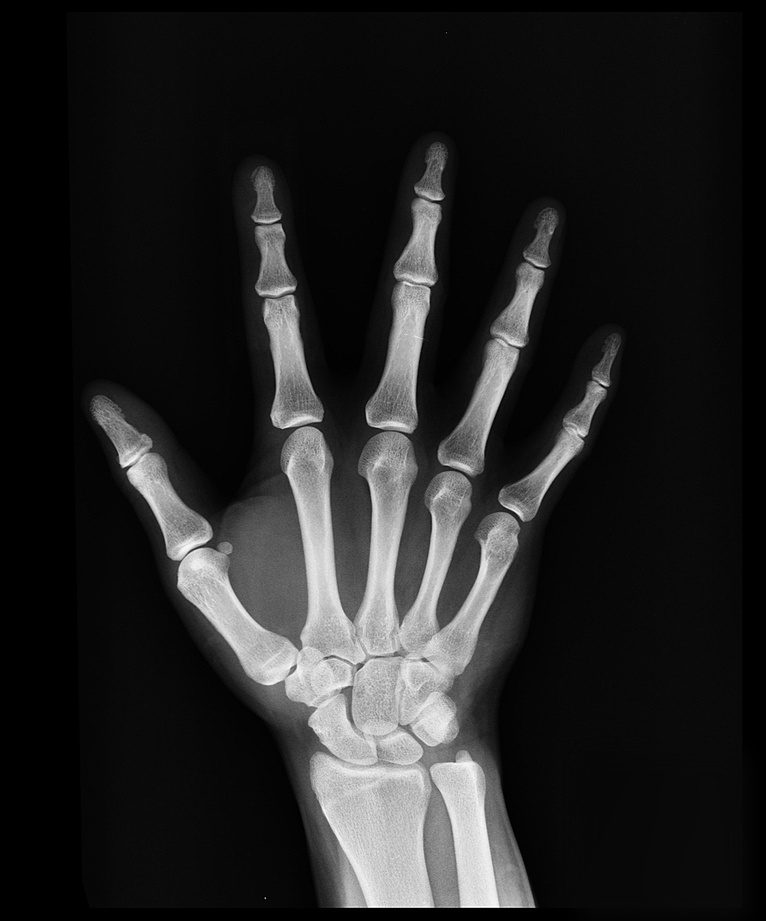
#> input picture hand-x-ray.jpg, 766 x 921 px, shrunk from 1597 x 1920 before the run
$ python bone.py
#> lines starting #> are read from the running program, lines starting #| are printed output that depends on the picture; after the words box and inside, x2 and y2 are one past the last pixel; in counts of white or black regions, pixels touching at a corner belong together
import cv2
from PIL import Image

def process_image(image_path):
    # Indlæs billedet
#> called with image_path = 'hand-x-ray.jpg'
    image = cv2.imread(image_path, cv2.IMREAD_GRAYSCALE)
#> image is the input picture: shape (921, 766); min 0, max 255, mean 36.6

    # Anvend Canny-kantdetektion
    edges = cv2.Canny(image, 100, 200)
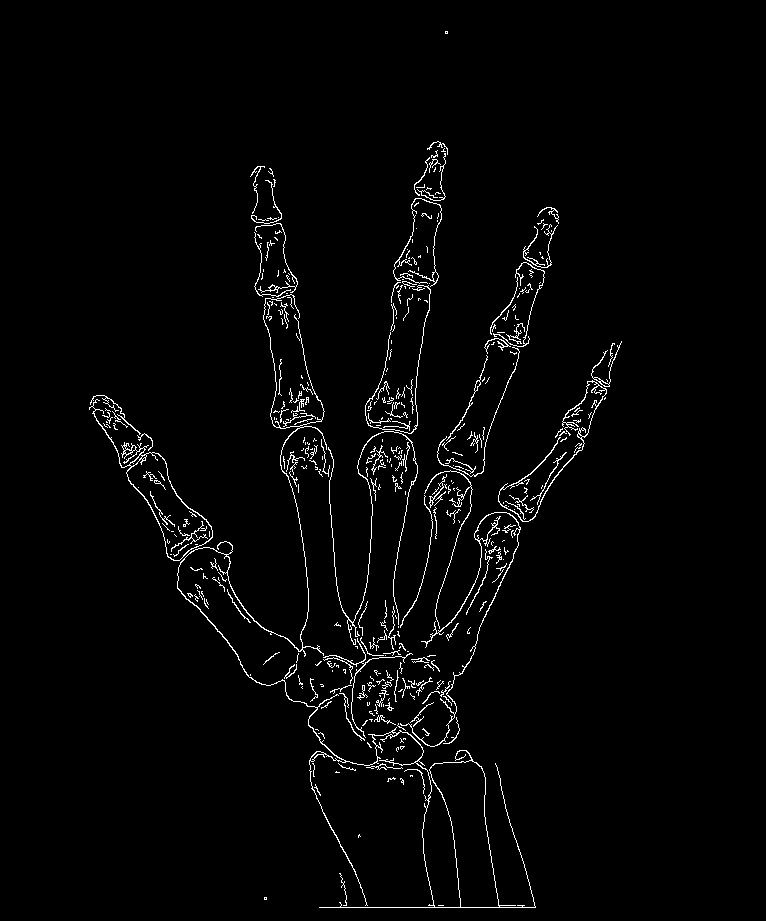
#> edges: shape (921, 766); 2.1% white in thin lines or dots, all inside (x1, y1, x2, y2) = (89, 31, 622, 908)

    # Gem det bearbejdede billede
    processed_image_path = 'processed_image.png'
    cv2.imwrite(processed_image_path, edges)

    # Vis det oprindelige og det bearbejdede billede
    original = Image.open(image_path)
    processed = Image.open(processed_image_path)

    original.show(title="Original Image")
    processed.show(title="Processed Image")

# Brug funktionen med stien til dit røntgenbillede
process_image('hand-x-ray.jpg')
